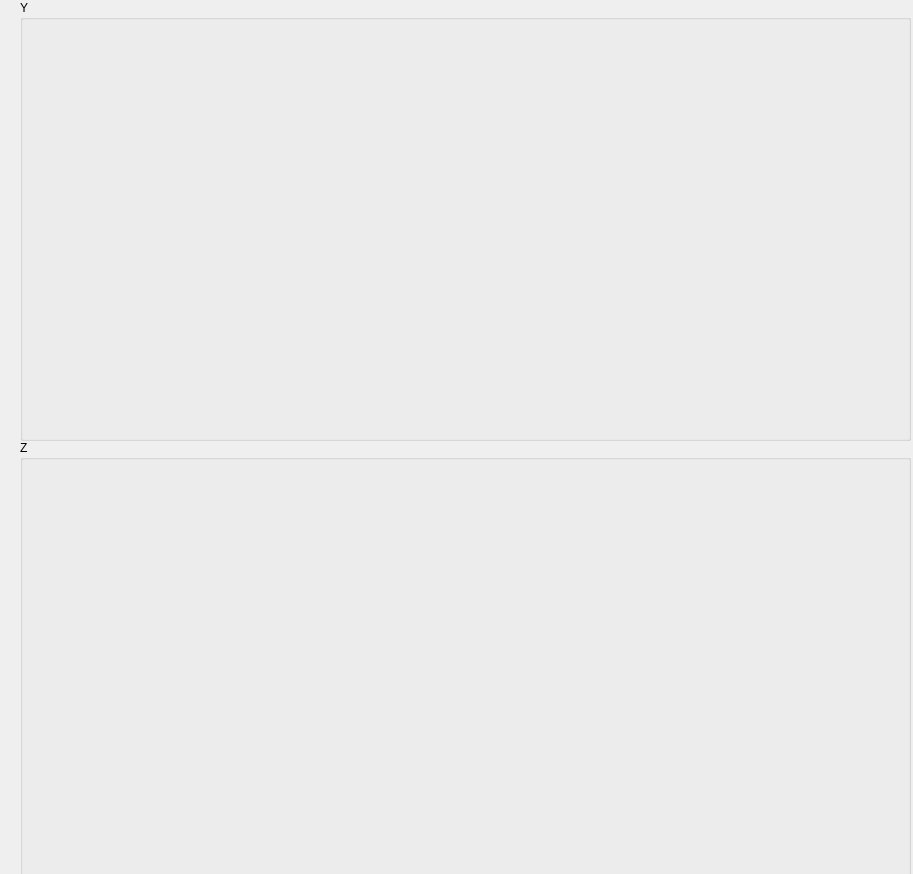
<?xml version="1.0" encoding="UTF-8"?>
<ui version="4.0">
 <class>Dialog</class>
 <widget class="QDialog" name="Dialog">
  <property name="geometry">
   <rect>
    <x>0</x>
    <y>0</y>
    <width>913</width>
    <height>874</height>
   </rect>
  </property>
  <property name="windowTitle">
   <string>Dialog</string>
  </property>
  <widget class="QGroupBox" name="groupBox">
   <property name="geometry">
    <rect>
     <x>20</x>
     <y>0</y>
     <width>891</width>
     <height>441</height>
    </rect>
   </property>
   <property name="title">
    <string>Y</string>
   </property>
   <widget class="QCustomPlot" name="plotY" native="true">
    <property name="geometry">
     <rect>
      <x>10</x>
      <y>20</y>
      <width>871</width>
      <height>301</height>
     </rect>
    </property>
   </widget>
   <widget class="QCustomPlot" name="eplotY" native="true">
    <property name="geometry">
     <rect>
      <x>10</x>
      <y>330</y>
      <width>871</width>
      <height>101</height>
     </rect>
    </property>
   </widget>
   <zorder>eplotY</zorder>
   <zorder>plotY</zorder>
   <zorder>eplotY</zorder>
  </widget>
  <widget class="QGroupBox" name="groupBox_2">
   <property name="geometry">
    <rect>
     <x>20</x>
     <y>440</y>
     <width>891</width>
     <height>441</height>
    </rect>
   </property>
   <property name="title">
    <string>Z</string>
   </property>
   <widget class="QCustomPlot" name="plotZ" native="true">
    <property name="geometry">
     <rect>
      <x>10</x>
      <y>20</y>
      <width>871</width>
      <height>301</height>
     </rect>
    </property>
   </widget>
   <widget class="QCustomPlot" name="eplotZ" native="true">
    <property name="geometry">
     <rect>
      <x>10</x>
      <y>330</y>
      <width>871</width>
      <height>101</height>
     </rect>
    </property>
   </widget>
  </widget>
 </widget>
 <customwidgets>
  <customwidget>
   <class>QCustomPlot</class>
   <extends>QWidget</extends>
   <header location="global">qcustomplot.h</header>
   <container>1</container>
  </customwidget>
 </customwidgets>
 <resources/>
 <connections/>
</ui>
